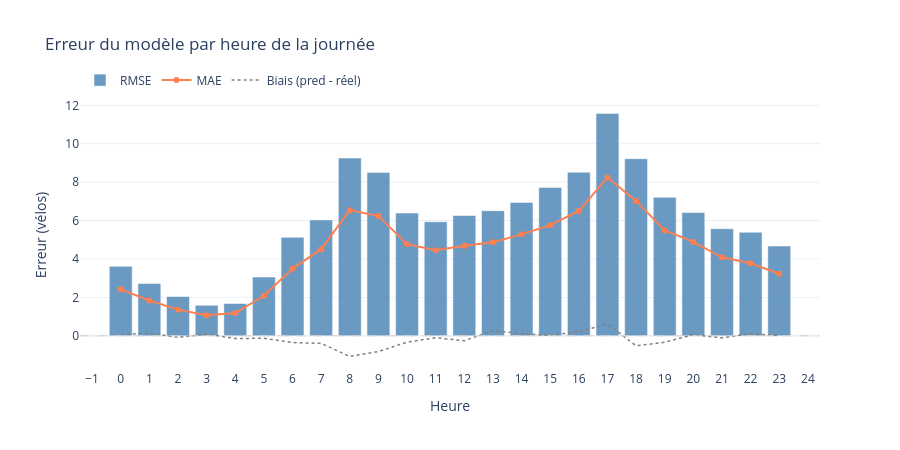

The cell this chart's notebook holds for it:
### Code cell
# Calcul erreur par heure
pred_final = final_pipe.predict(X_test)

df_errors = pd.DataFrame({
    "y_true":  y_test.values,
    "y_pred":  pred_final,
    "hour":    X_test["hour"].values,
})

errors_by_hour = (
    df_errors
    .groupby("hour")
    .apply(lambda g: pd.Series({
        "rmse":    float(np.sqrt(mean_squared_error(g.y_true, g.y_pred))),
        "mae":     float(mean_absolute_error(g.y_true, g.y_pred)),
        "n_obs":   len(g),
        "bias":    float((g.y_pred - g.y_true).mean()),  # erreur systématique
    }))
    .reset_index()
    .sort_values("hour")
)

print(errors_by_hour.to_string(index=False))

#Visualisation
fig = go.Figure()

# RMSE par heure
fig.add_trace(go.Bar(
    x=errors_by_hour["hour"],
    y=errors_by_hour["rmse"],
    name="RMSE",
    marker_color="steelblue",
    opacity=0.8,
))

# MAE par heure (ligne)
fig.add_trace(go.Scatter(
    x=errors_by_hour["hour"],
    y=errors_by_hour["mae"],
    name="MAE",
    mode="lines+markers",
    line=dict(color="coral", width=2),
    marker=dict(size=6),
))

# Biais (ligne pointillée)
fig.add_trace(go.Scatter(
    x=errors_by_hour["hour"],
    y=errors_by_hour["bias"],
    name="Biais (pred - réel)",
    mode="lines",
    line=dict(color="gray", width=1.5, dash="dot"),
))

# Ligne zéro pour le biais
fig.add_hline(y=0, line_dash="dash", line_color="lightgray", line_width=1)

fig.update_layout(
    title="Erreur du modèle par heure de la journée",
    xaxis_title="Heure",
    yaxis_title="Erreur (vélos)",
    xaxis=dict(tickmode="linear", tick0=0, dtick=1),
    legend=dict(orientation="h", yanchor="bottom", y=1.02),
    template="plotly_white",
    height=450,
)

fig.show()

#Résumé
worst  = errors_by_hour.nlargest(3, "rmse")[["hour", "rmse", "mae", "bias"]]
best   = errors_by_hour.nsmallest(3, "rmse")[["hour", "rmse", "mae", "bias"]]

print("\n🔴 Heures les plus difficiles (RMSE le plus élevé) :")
print(worst.to_string(index=False))
print("\n🟢 Heures les mieux prédites (RMSE le plus faible) :")
print(best.to_string(index=False))

### Figure 1 — Plotly figure (JSON) as saved in the notebook; plotly's stock layout.template omitted (floating-point values rounded to 4 significant figures)
{"data": [{"marker": {"color": "steelblue"}, "name": "RMSE", "opacity": 0.8, "type": "bar", "x": [0, 1, 2, 3, 4, 5, 6, 7, 8, 9, 10, 11, 12, 13, 14, 15, 16, 17, 18, 19, 20, 21, 22, 23], "y": [3.621, 2.729, 2.044, 1.588, 1.681, 3.06, 5.127, 6.034, 9.255, 8.506, 6.392, 5.934, 6.265, 6.514, 6.944, 7.725, 8.514, 11.57, 9.222, 7.207, 6.419, 5.575, 5.393, 4.676]}, {"line": {"color": "coral", "width": 2}, "marker": {"size": 6}, "mode": "lines+markers", "name": "MAE", "type": "scatter", "x": [0, 1, 2, 3, 4, 5, 6, 7, 8, 9, 10, 11, 12, 13, 14, 15, 16, 17, 18, 19, 20, 21, 22, 23], "y": [2.421, 1.841, 1.362, 1.065, 1.184, 2.085, 3.5, 4.512, 6.543, 6.233, 4.77, 4.453, 4.686, 4.874, 5.282, 5.76, 6.504, 8.238, 7.023, 5.487, 4.887, 4.086, 3.779, 3.232]}, {"line": {"color": "gray", "dash": "dot", "width": 1.5}, "mode": "lines", "name": "Biais (pred - réel)", "type": "scatter", "x": [0, 1, 2, 3, 4, 5, 6, 7, 8, 9, 10, 11, 12, 13, 14, 15, 16, 17, 18, 19, 20, 21, 22, 23], "y": [0.07045, 0.1297, -0.08134, 0.08753, -0.1404, -0.1272, -0.351, -0.3937, -1.077, -0.8182, -0.328, -0.1023, -0.2575, 0.2723, 0.1091, 0.02488, 0.2117, 0.6205, -0.5188, -0.3388, 0.05796, -0.1077, 0.1126, 0.008433]}], "layout": {"height": 450, "legend": {"orientation": "h", "y": 1.02, "yanchor": "bottom"}, "shapes": [{"line": {"color": "lightgray", "dash": "dash", "width": 1}, "type": "line", "x0": 0, "x1": 1, "xref": "x domain", "y0": 0, "y1": 0, "yref": "y"}], "title": {"text": "Erreur du modèle par heure de la journée"}, "xaxis": {"dtick": 1, "tick0": 0, "tickmode": "linear", "title": {"text": "Heure"}}, "yaxis": {"title": {"text": "Erreur (vélos)"}}}}
